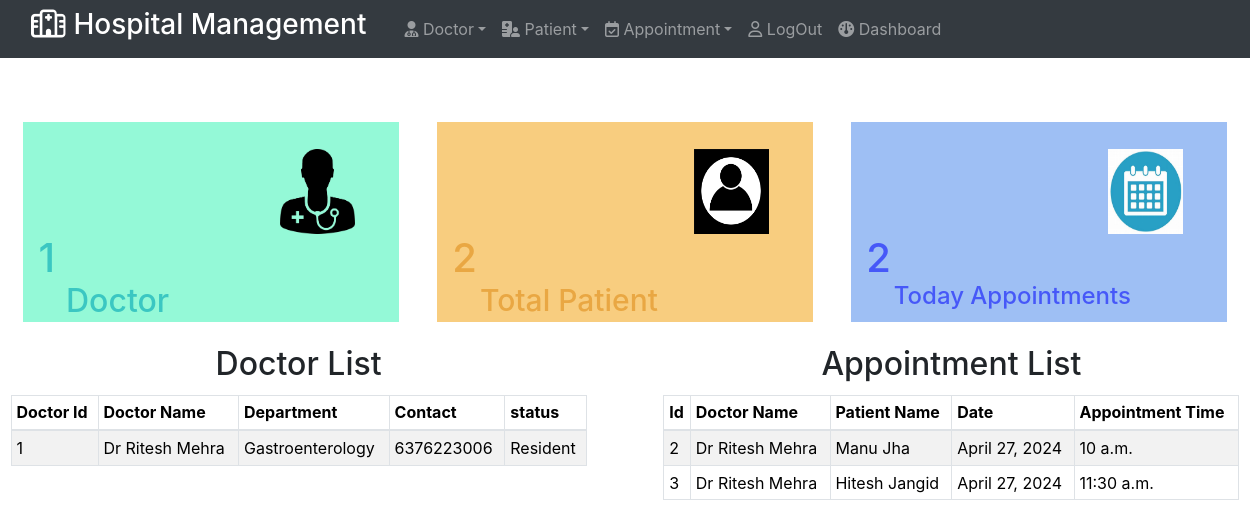
The page /dashboard (signed in) on the database its author committed.
### hospital/models.py (models this page shows, shortened)
class Doctor(models.Model):
    name=models.CharField(max_length=255)
    department=models.CharField(max_length=255)
    mobile=models.IntegerField()
    status=models.CharField(max_length=150)
    doctor_ap_date=models.DateField(auto_now=True)
    fees=models.IntegerField(default=350)
    resident=models.TextField(default="-")
    def __str__(self):
        return self.name

class Appointment(models.Model):
    doctor=models.ForeignKey(Doctor, on_delete=models.CASCADE)
    patient=models.ForeignKey(Patient,on_delete=models.CASCADE)
    ap_date=models.DateField()
    ap_time=models.TimeField()
    doc_fee=models.IntegerField(default=350)

class Patient(models.Model):
    name=models.CharField(max_length=200)
    age=models.IntegerField()
    gender=models.CharField(max_length=50)
    mobile=models.IntegerField()
    email=models.EmailField(null=True)
    address=models.CharField(max_length=250)
    status=models.CharField(max_length=150)
    def __str__(self):
        return self.name

### hospital/views.py (the view)
# urls.py: path('dashboard',views.dashboard,name='dashboard'),
def dashboard(request):
    doc=Doctor.objects.filter(Q(status='Available') | Q(status='Resident'))
    p_date=date.today()
    pdate=str(p_date)
    if p_date.month==1:
        p_y=p_date.year-1
        p_m=12
    else:
        p_y=p_date.year
    if p_date.day<=7 and p_date.month in [1,3,5,7,8,10,12]:
        p_m=p_date.month-1
        p_d=31+(p_date.day-7)
    elif p_date.day<=7 and p_date.month==2:
        p_m=p_date.month-1
        p_d=28+(p_date.day-7)
    elif p_date.day<=7 and p_date.month in [4,6,9,11]:
        p_m=p_date.month-1
        p_d=30+(p_date.day-7)
    else:
        p_d=p_date.day
        p_m=p_date.month
    p_d=p_date.day-7
    p_date1=date(p_y,p_m,p_d)
    p_date1=str(p_date1)
    app=Appointment.objects.filter(ap_date__range=[p_date1, pdate])
    tapp=app.count()
    tdoc=doc.count()
    t_pat=Patient.objects.all().count()
    context={'doc_list':doc,'appoint_list':app,'tapp':tapp,'tdoc':tdoc,'t_pat':t_pat}
    return render(request,'dashboard.html',context)

### templates/dashboard.html (shortened to what this page needs)
{% extends "index.html" %}
{% load static %}
{% block body %}
{% if user.is_authenticated  %}
<div class="row">
    <div class="col doc">
        <img src="static/doctor.png" width="75px" height="85px" class="alignright">
        <h2>{{tdoc}}</h2>
        <a href={% url 'viewdoctor' %}><h3>Doctor</h3></a>
    </div>
    <div class="col patient">
        <img src="static/person.jpg" width="75px" height="85px" class="alignright">
        <h2>{{t_pat}}</h2>
        <a href={% url 'viewpatient' %}><h3>Total Patient</h3></a>
    </div>
    <div class="col appointment">
        <img src="static/appoint.jpeg" width="75px" height="85px" class="alignright">
        <h2>{{tapp}}</h2>
        <a href={% url 'viewappointment' %}><h3> Today Appointments</h3></a>
    </div>
    <div class="container1">
        <div class="doctor">
            <h2>Doctor List</h2>
            <table class="table table-striped table-bordered table-sm" id="dtBasicExample">
                <thead>
                    <tr>
                        <th class="th-sm">Doctor Id</th>
                        <th class="th-sm">Doctor Name</th>
                        <th class="th-sm">Department</th>
                        <th class="th-sm">Contact</th>
                        <th class="th-sm">status</th>
                    </tr>
                </thead>
                <tbody>
                    {% for t in doc_list %}
                        <tr>
                            <td>{{t.id}}</td>
                            <td>{{t.name}}</td>
                            <td>{{t.department}}</td>
                            <td>{{t.mobile}}</td>
                            <td>{{t.status}}</td>
                        </tr>
                    {% endfor %}
                </tbody>
            </table>
        </div>
        <div class="appoint">
            <h2>Appointment List</h2>
            <table class="table table-striped table-bordered table-sm" id="dtBasicExample">
                <thead>
                    <tr>
                        <th class="th-sm">Id</th>
                        <th class="th-sm">Doctor Name</th>
                        <th class="th-sm">Patient Name</th>
                        <th class="th-sm">Date</th>
                        <th class="th-sm">Appointment Time</th>
                    </tr>
                </thead>
                <tbody>
                    {% for a in appoint_list %}
                        <tr>
                            <td>{{a.id}}</td>
                            <td>{{a.doctor}}</td>
                            <td>{{a.patient}}</td>
                            <td>{{a.ap_date}}</td>
                            <td>{{a.ap_time}}</td>
                        </tr>
                    {% endfor %}
                </tbody>
            </table>
        </div>
    </div>
</div>
{% else %}
   <strong> <p>Please log in</p> </strong>
{% endif %}
{% endblock body %}

### templates/index.html (shortened to what this page needs)
<!doctype html>
<html lang="en">
  <head><meta charset="utf-8">
    <link href="https://cdn.jsdelivr.net/npm/bootstrap@5.3.2/dist/css/bootstrap.min.css" rel="stylesheet">
    <link href="https://cdn.datatables.net/2.0.2/css/dataTables.dataTables.css" rel="stylesheet">
    <link rel="stylesheet" href="https://mdbcdn.b-cdn.net/wp-content/themes/mdbootstrap4/docs-app/css/compiled-4.20.0.min.css">
    <link href="https://maxcdn.bootstrapcdn.com/bootstrap/4.5.2/css/bootstrap.min.css" rel="stylesheet">
    {% load static %}
      <link rel="stylesheet" type="text/css" href="{% static '/hospital.css' %}">
  </head>
  <body>
    <nav class="navbar navbar-expand-lg navbar-dark bg-dark">
      <div class="container-fluid">
        <h3><i class="fa-regular fa-hospital"></i> Hospital Management</h3>
        <div class="collapse navbar-collapse" id="navbarsExample05">
          <ul class="navbar-nav me-auto mb-2 mb-lg-0">
            <li class="nav-item dropdown">
              <a class="nav-link dropdown-toggle" href="#" data-bs-toggle="dropdown" aria-expanded="false"><i class="fa-solid fa-user-doctor"></i> Doctor</a>
            </li>
            <li class="nav-item dropdown">
              <a class="nav-link dropdown-toggle" href="#" data-bs-toggle="dropdown" aria-expanded="false"><i class="fa-solid fa-hospital-user"></i> Patient</a>
            </li>
            <li class="nav-item dropdown">
              <a class="nav-link dropdown-toggle" href="#" data-bs-toggle="dropdown" aria-expanded="false"><i class="fa-regular fa-calendar-check"></i> Appointment</a>
            </li>
            <li class="nav-item">
              {% if not user.is_authenticated %}
                <a class="nav-link" href="{% url 'log_in' %}"> LogIn</a>
              {% else %}
              <a class="nav-link" href="{% url 'logout' %}"><i class="fa-regular fa-user"></i> LogOut</a>
              {% endif %}
            </li>
            <li class="nav-item">
              <a class="nav-link" href="{% url 'dashboard' %}"><i class="fa-solid fa-gauge"></i> Dashboard</a>
            </li>
          </ul>
        </div>
      </div>
    </nav>
{% block body %} {% endblock body %}
</body>
</html>

### static/hospital.css (style rules this page uses)
body { width:100%; }
h2 { text-align: center; margin-top: 4%; margin-bottom: 2%; }
.col { width:220px; height:200px; margin-top:5%; margin-right:3%; }
.doc h2 { text-align: left; font-size:40px; margin-top:0%; margin-bottom:0%; color:rgb(59, 199, 194); }
.patient h2 { text-align: left; font-size:40px; margin-top:0%; margin-bottom:0%; color:rgb(233, 167, 67); }
.appointment h2 { text-align: left; font-size:40px; margin-top:0%; margin-bottom:0%; color:rgb(70, 88, 248); }
.doc h3 { margin-left: 8%; margin-top: 0%; color:rgb(59, 199, 194); font-size:32px; }
.patient h3 { margin-left: 8%; margin-top: 0%; color:rgb(233, 167, 67); font-size:30px; }
.appointment h3 { margin-left: 8%; margin-top: 0%; color:rgb(70, 88, 248); font-size:24px; }
img { margin-top: 8%; margin-left:70%; }
.doc { margin-left:3%; background-color: rgb(148, 249, 215); }
.patient { background-color: rgb(248, 205, 127); }
.appointment { background-color: rgb(158, 191, 244); }
.col a { margin-top:10%; }
.container1 { display:flex; flex-wrap: nowrap; width:100%; margin-left: 2%; margin-right:2%; padding: 0; }
.doctor { flex-basis: 45%; margin-right:2%; width:500px; }
.appoint { flex-basis: 45%; margin-left:4%; width:500px; }

### templates/index.html (style rules this page uses)
h3 { color:white; margin-right:30px; }

### rows shown on the page
Doctor: id "1", name "Dr Ritesh Mehra", department "Gastroenterology", mobile "6376223006", status "Resident"
Appointment: id "2", doctor "Dr Ritesh Mehra", patient "Manu Jha", ap_date "April 27, 2024", ap_time "10 a.m."
Appointment: id "3", doctor "Dr Ritesh Mehra", patient "Hitesh Jangid", ap_date "April 27, 2024", ap_time "11:30 a.m."

### other values the page prints
{{ tdoc }} "1"
{{ t_pat }} "2"
{{ tapp }} "2"
